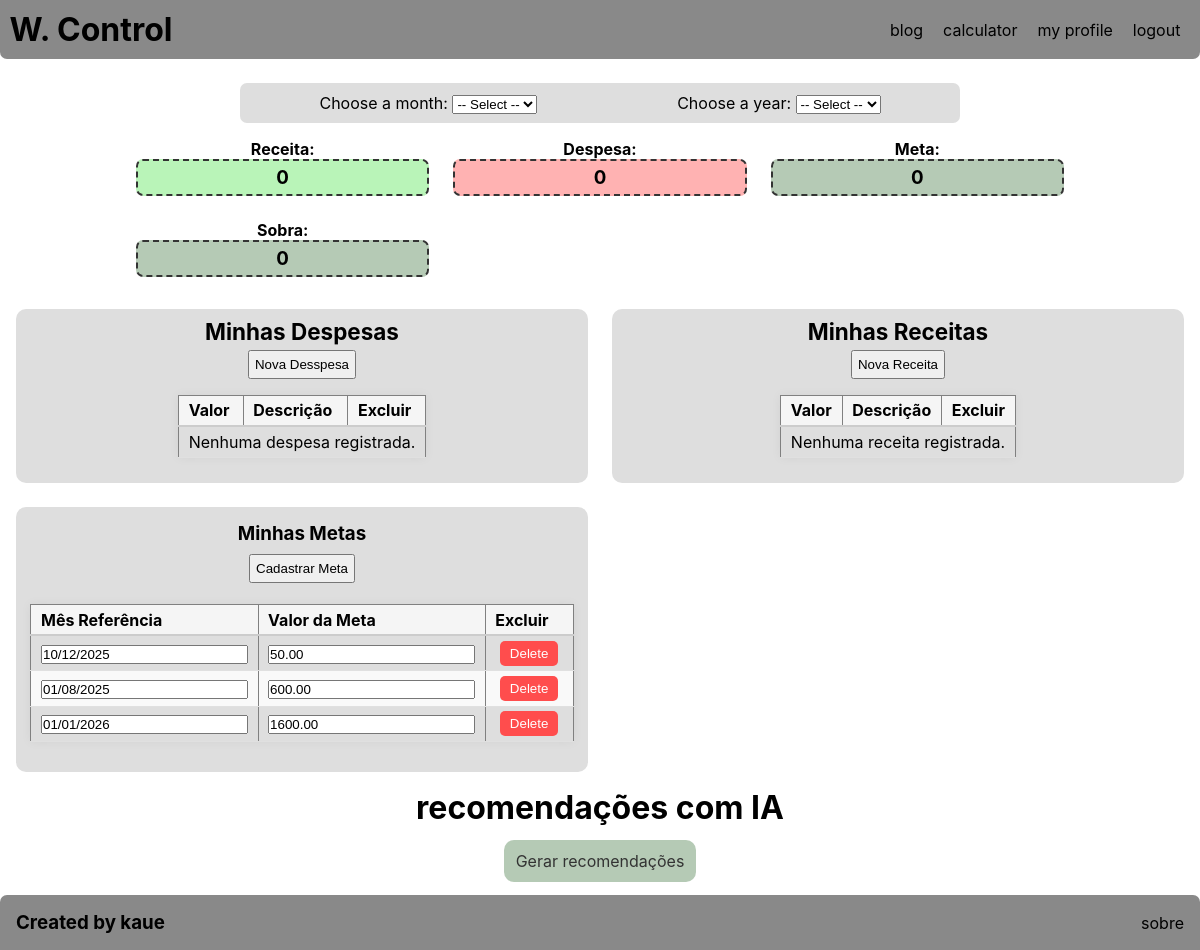
The app's page / (signed in), older data.
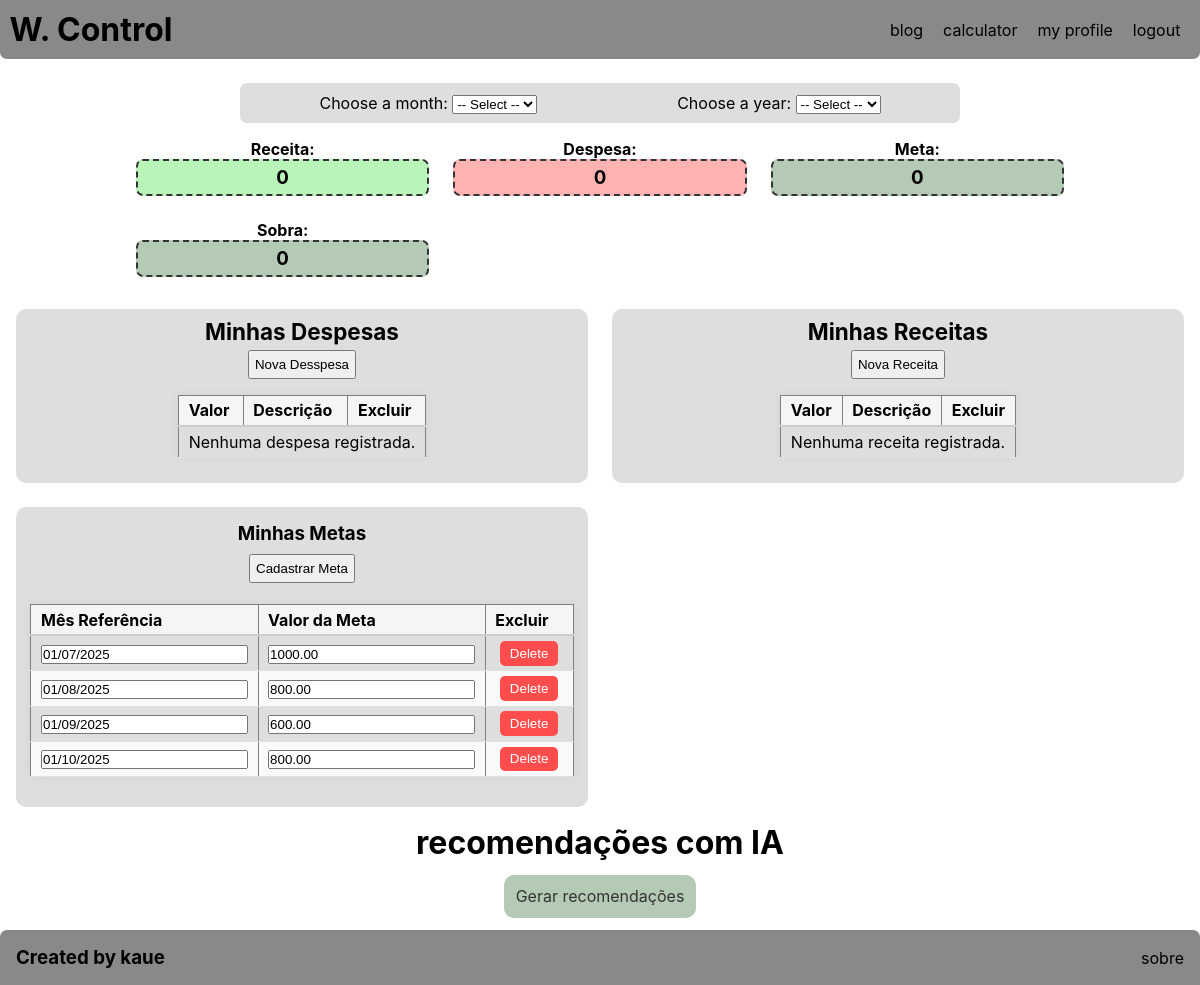
The same page, newer data.
### app/models.py (models this page shows, shortened)
class MetaPoupanca(db.Model):
    __tablename__ = 'metas_poupanca'
    id = db.Column(db.Integer, primary_key=True)
    usuario_id = db.Column(db.Integer, db.ForeignKey('usuarios.id'), nullable=False)
    mes_referencia = db.Column(db.Date, nullable=False)
    valor_meta = db.Column(db.Numeric(10, 2), nullable=False)

### app/views.py (the view)
@app.route('/')
@login_required
def home():
    mes = session.get('mes')
    ano = session.get('ano')
    todas_receitas = Receita.query.filter_by(usuario_id=current_user.id).all()
    todas_despesas = Despesa.query.filter_by(usuario_id=current_user.id).all()
    todas_metas = MetaPoupanca.query.filter_by(usuario_id=current_user.id).all()
    receitas = [
        r for r in todas_receitas
        if r.mes_referencia.strftime('%Y-%m-%d').split('-')[0] == str(ano)
        and r.mes_referencia.strftime('%Y-%m-%d').split('-')[1] == str(mes).zfill(2)
    ]
    despesas = [
        d for d in todas_despesas
        if d.mes_referencia.strftime('%Y-%m-%d').split('-')[0] == str(ano)
        and d.mes_referencia.strftime('%Y-%m-%d').split('-')[1] == str(mes).zfill(2)
    ]
    metas_comciltro = [
        m for m in todas_metas
        if m.mes_referencia.strftime('%Y-%m-%d').split('-')[0] == str(ano)
        and m.mes_referencia.strftime('%Y-%m-%d').split('-')[1] == str(mes).zfill(2)
    ]
    metas = current_user.metas
    total_receitas = sum([r.valor for r in receitas])
    total_despesas = sum([d.valor for d in despesas])
    total_metas = sum([m.valor_meta for m in metas_comciltro])
    sobra = total_receitas - total_despesas - total_metas
    return render_template(
        'home.html',
        despesas=despesas,
        receitas=receitas,
        metas=metas,
        total_despesas=total_despesas,
        total_receitas=total_receitas,
        meta_filtro=total_metas,
        sobra=sobra,
        mes=mes,
        ano=ano
    )

### app/templates/home.html (shortened to what this page needs)
{% extends 'base.html' %}
{% block content %}
    {% if current_user.is_authenticated %}
        <div class="one-part">
            <div class="part1">
                <div class="find-form">
                    <form method="GET" action="{{ url_for('set_mes') }}">
                        <label for="mes">Choose a month:</label>
                        <select name="mes" id="mes" onchange="this.form.submit()">
                            <option value="">-- Select --</option>
                        </select>
                    </form>
                    <form method="GET" action="{{ url_for('set_ano') }}">
                        <label for="ano">Choose a year:</label>
                        <select name="ano" id="ano" onchange="this.form.submit()">
                            <option value="">-- Select --</option>
                        </select>
                    </form>
                </div>
            </div>
                <div class="res">
                    <div class="resumo">
                        <div class="resumo-item ">
                            <p class="t-item">Receita:</p>
                            <div class="inf-resumo inf-resumo-r">
                                <h3>{{ total_receitas }}</h3>
                            </div>
                        </div>
                        <div class="resumo-item">
                            <p class="t-item">Despesa: </p>
                            <div class="inf-resumo inf-resumo-d">
                                <h3>{{ total_despesas }}</h3>
                            </div>
                        </div>
                        <div class="resumo-item">
                            <p class="t-item">Meta:</p>
                            <div class="inf-resumo inf-resumo-s">
                                <h3>{{ meta_filtro }}</h3>
                            </div>
                        </div>
                        <div class="resumo-item">
                            <p class="t-item">Sobra:</p>
                            <div class="inf-resumo inf-resumo-s">
                                <h3>{{ sobra }}</h3>
                            </div>
                        </div>
                    </div>
                </div>
        </div>
        <div class="grid-container">
            <div class="second-part item">
                <div class="second-part1">
                    <div class="div-d">
                        <div>
                            <h3>Minhas Despesas</h3>
                        </div>
                        <div>
                            <button onclick="abrirModalD()">Nova Desspesa</button>
                        </div>
                        <table border="1" class="tableDespesas">
                            <thead>
                                <th>Valor</th>
                                <th>Descrição</th>
                                <th>Excluir</th>
                            </thead>
                            {% for despesa in despesas %}
                                <tr>
                                    <!-- <td>
                                        <form action="/update/{{despesa.id }}/categoria" method="post">
                                            <input type="text" name="categoriaForm" value="{{despesa.categoria}}">
                                        </form>
                                    </td> -->
                                    <td>
                                        <form action="/update/{{despesa.id }}/valor" method="post">
                                            <input type="text" name="valorForm" value='{{ "%.2f"|format(despesa.valor) }}'>
                                        </form>
                                    </td>
                                    <!-- <td>
                                        <form action="/update/{{despesa.id }}/data_pagamento" method="post">
                                            <input type="text" name="data_pagamentoForm" value="{{despesa.data_pagamento.strftime('%d/%m/%Y') }}">
                                        </form>
                                    </td> -->
                                    <td>
                                        <form action="/update/{{despesa.id }}/descricao" method="post">
                                            <input type="text" name="descricaoForm" value="{{ despesa.descricao}}">
                                        </form>
                                    </td>
                                    <td>
                                        <form action="/delete/{{ despesa.id }}" method="post">
                                            <button type="submit" class="excluir-btn">Delete</button>
                                        </form>
                                    </td>
                                </tr>
                            {% else %}
                                <tr>
                                    <td colspan="6">Nenhuma despesa registrada.</td>
                                </tr>
                            {% endfor %}
                        </table>
                    </div>
                </div>
            </div>
            <div class="item">
                <div class="second-part2">
                    <div class="div-r">
                        <div>
                            <h3>Minhas Receitas</h3>
                        </div>
                        <div>
                            <button onclick="abrirModalR()">Nova Receita</button>
                        </div>
                        <table border="1" class="tableReceitas">
                            <thead>
                                <th>Valor</th>
                                <th>Descrição</th>
                                <th>Excluir</th>
                            </thead>
                            {% for receita in receitas %}
                                <tr>
                                    <!-- <td>
                                        <form action="/update/{{receita.id }}/categoria/r" method="post">
                                            <input type="text" name="categoriaForm" value="{{receita.categoria}}">
                                        </form>
                                    </td> -->
                                    <td>
                                        <form action="/update/{{receita.id }}/valor/r" method="post">
                                            <input type="text" name="valorForm" value="{{ '%.2f'|format(receita.valor) }}">
                                        </form>
                                    </td>
                                    <!-- <td>
                                        <form action="/update/{{receita.id }}/data_recebimento/r" method="post">
                                            <input type="text" name="data_recebimentoForm" value="{{receita.data_recebimento.strftime('%d/%m/%Y') }}">
                                        </form>
                                    </td> -->
                                    <td>
                                        <form action="/update/{{receita.id }}/descricao/r" method="post">
                                            <input type="text" name="descricaoForm" value="{{ receita.descricao }}">
                                        </form>
                                    </td>
                                    <td>
                                        <form action="/delete/{{ receita.id }}/r" method="post">
                                            <button type="submit" class="excluir-btn">Delete</button>
                                        </form>
                                    </td>
                                </tr>
                            {% else %}
                                <tr>
                                    <td colspan="6">Nenhuma receita registrada.</td>
                                </tr>
                            {% endfor %}
                        </table>
                    </div>
                </div>
            </div>
            <div class="metas item">
                <div class="meta2">
                    <div>
                        <h3>Minhas Metas</h3>
                    </div>
                    <div class="meta1">
                        <div >
                            <button id="btnCadastrar">Cadastrar Meta</button>
                        </div>
                </div>
                    <table border="1" id="tableMetas"  >
                        <thead>
                            <th>Mês Referência</th>
                            <th>Valor da Meta</th>
                            <th>Excluir</th>
                        </thead>
                        {% for meta in metas %}
                            <tr>
                                <td>
                                    <form action="/update/{{ meta.id }}/mes_referencia" method="post">
                                        <input type="text" name="mes_referenciaForm" value="{{meta.mes_referencia.strftime('%d/%m/%Y') }}">
                                    </form>
                                </td>
                                <td>
                                    <form action="/update/{{ meta.id }}/valor_meta" method="post">
                                        <input type="text" name="valor_metaForm" value="{{ '%.2f'|format(meta.valor_meta) }}">
                                    </form>
                                </td>
                                <td>
                                    <form action="/delete/{{ meta.id }}/m" method="post">
                                        <button type="submit" class="excluir-btn">Delete</button>
                                    </form>
                                </td>
                            </tr>
                        {% else %}
                            <tr>
                                <td colspan="4">Nenhuma despesa registrada.</td>
                            </tr>
                        {% endfor %}
                    </table>
                </div>
            </div>
        </div>
        <div class="rec">
            <div class="rec-title">
                <h1>recomendações com IA</h1>
            </div>
            <div class="ai-part">
                <a href="#">Gerar recomendações</a>
            </div>
        </div>
    {% else %}
        <h1>You are not logged in!</h1>
    {% endif %}
{% endblock %}

### app/templates/base.html (shortened to what this page needs)
<!DOCTYPE html>
<html lang="pt-br">
<head>
    <link rel="stylesheet" href="{{ url_for('static', filename='css/global.css') }}">
</head>
<body>
    <header class="header">
        <a href="{{ url_for('logout') }}" class="btn btn-danger" style="float: right; margin: 10px; text-decoration: none; color: black;">
            logout
        </a>
        <a href="{{ url_for('profile') }}" class="btn btn-danger" style="float: right; margin: 10px; text-decoration: none; color: black;">
            my profile
        </a>
        <a href="{{ url_for('calculator') }}" class="btn btn-danger" style="float: right; margin: 10px; text-decoration: none; color: black;">
            calculator
        </a>
        <a href="{{ url_for('blog') }}" class="btn btn-danger" style="float: right; margin: 10px; text-decoration: none; color: black;">
            blog
        </a>
        <h1>W. Control</h1>
    </header>
    <main class="content">
        {% block content %}
        {% endblock %}
    </main>
    <footer class="footer">
        <h3>Created by kaue</h3>
        <p>sobre</p>
    </footer>
</body>
</html>

Row changes from the older to the newer data that the page shows:
removed MetaPoupanca: mes_referenciaForm "10/12/2025", valor_metaForm "50.00"
removed MetaPoupanca: mes_referenciaForm "01/08/2025", valor_metaForm "600.00"
removed MetaPoupanca: mes_referenciaForm "01/01/2026", valor_metaForm "1600.00"
added MetaPoupanca: mes_referenciaForm "01/07/2025", valor_metaForm "1000.00"
added MetaPoupanca: mes_referenciaForm "01/08/2025", valor_metaForm "800.00"
added MetaPoupanca: mes_referenciaForm "01/09/2025", valor_metaForm "600.00"
added MetaPoupanca: mes_referenciaForm "01/10/2025", valor_metaForm "800.00"
